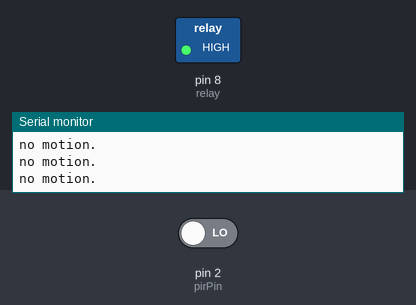
A sketch run on a simulated Arduino Uno, built with avr-gcc and run on an emulated ATmega328P. Parts: switched loads named in the sketch (green lamp = pin HIGH), the last lines printed to the serial monitor. The inputs (shaded band) are chosen by the test bench; at power-on: pin 2 (pirPin) LOW.

Above: at 1.2 s.
1.3 s: pin 2 (pirPin) driven HIGH
At 1.7 s:
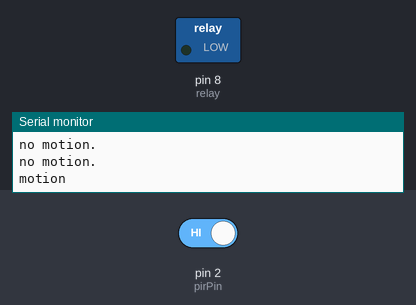
Timing chart, 0 to 4.3 s (numbered marks = the images above; inputs shaded):
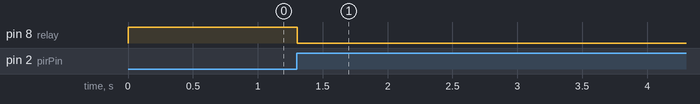

The sketch:

motion.ino
```cpp
const int pirPin = 2; //digital 2
const int relay = 8;

void setup(){
 Serial.begin(9600);
 pinMode(pirPin, INPUT);
 pinMode(relay, OUTPUT);
}


void loop(){
  int pirVal = digitalRead(pirPin);

  if(pirVal == HIGH){ //was motion detected
    Serial.println("motion");
    digitalWrite(relay, LOW);
    delay(5000);
  } else {
    Serial.println("no motion.");
    digitalWrite(relay, HIGH);
    delay(10);
  }

}
```

Measured:
- after the input at 1.3 s, pin 8 (relay): HIGH → LOW at once
